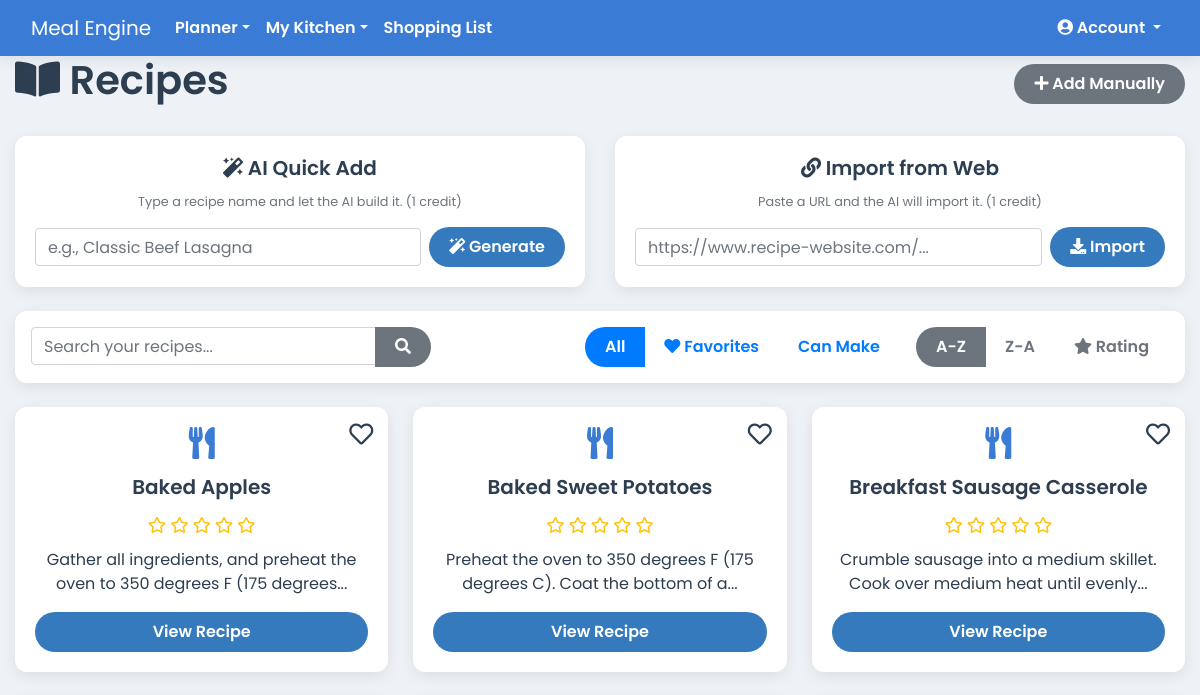
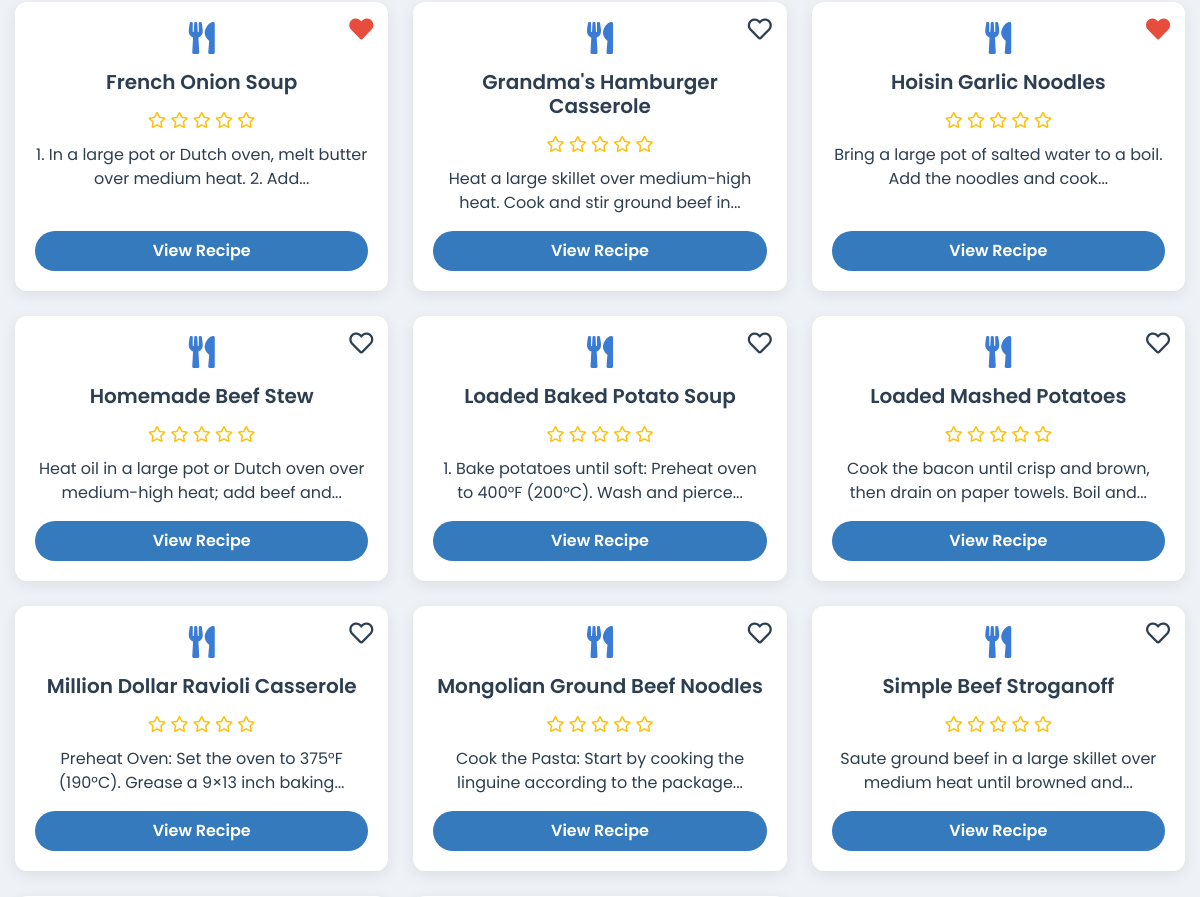
Before: /recipes (signed in, upper part) with the older database file (2 pictures, top to bottom).
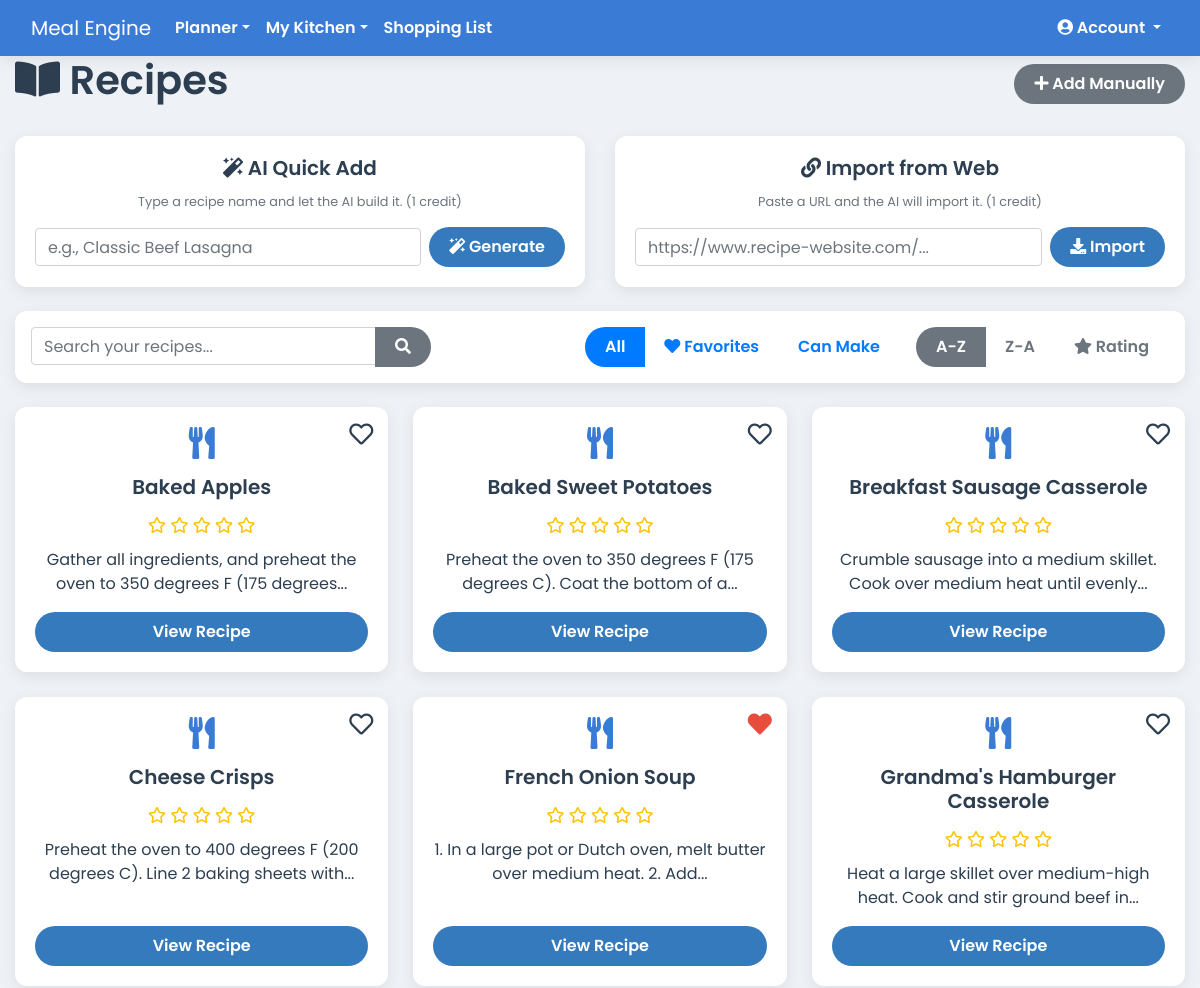
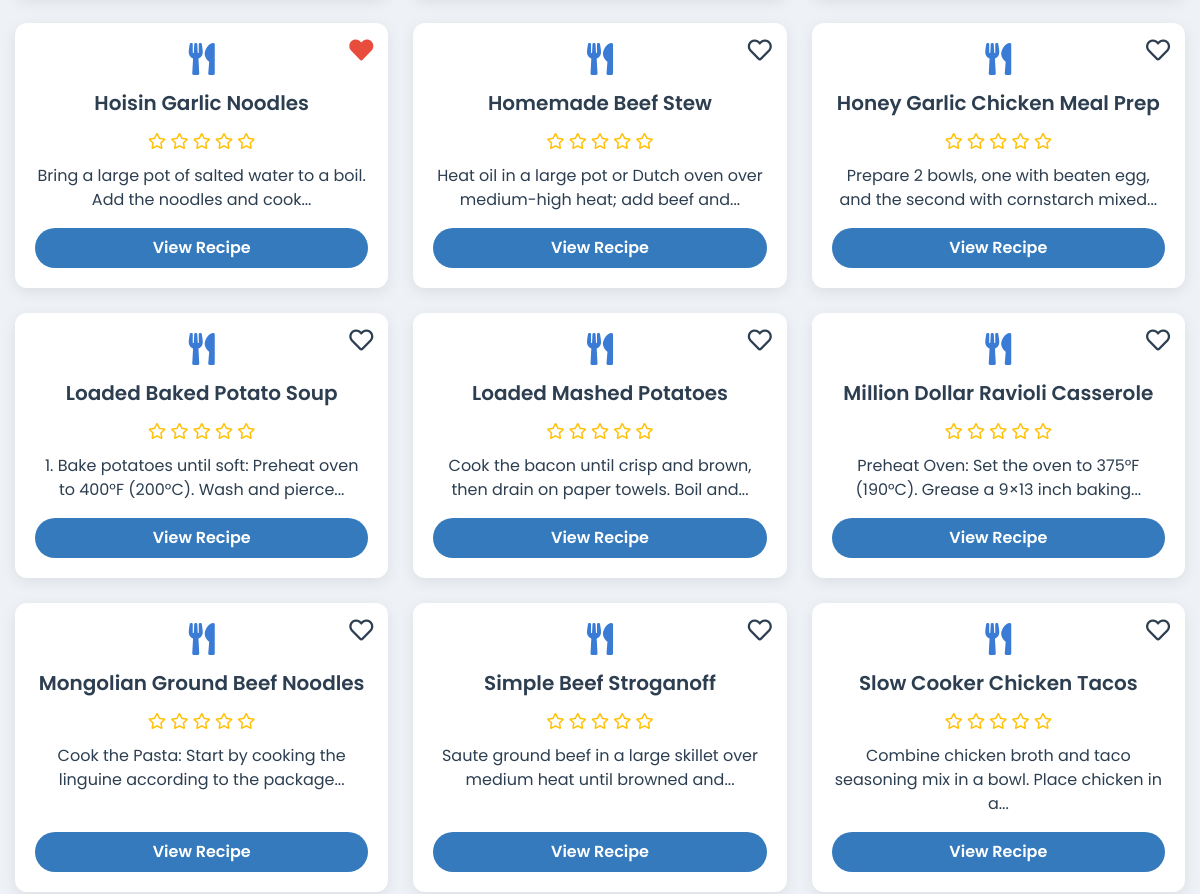
After: the same page with the newer database file (2 pictures, top to bottom).
### app.py (models this page shows)
class Recipe(db.Model):
    id = db.Column(db.Integer, primary_key=True)
    user_id = db.Column(db.Integer, db.ForeignKey('user.id'), nullable=False)
    household_id = db.Column(db.Integer, db.ForeignKey('household.id'), nullable=False)
    name = db.Column(db.String(100), nullable=False)
    instructions = db.Column(db.Text, nullable=False)
    servings = db.Column(db.Integer)
    prep_time = db.Column(db.String(50))
    cook_time = db.Column(db.String(50))
    is_favorite = db.Column(db.Boolean, default=False, nullable=False)
    meal_type = db.Column(db.String(50), nullable=False, default='Main Course')
    rating = db.Column(db.Integer, nullable=False, default=0)
    ingredients = db.relationship('RecipeIngredient', backref='recipe', lazy=True, cascade="all, delete-orphan")
    calories = db.Column(db.Float, nullable=True)
    protein = db.Column(db.Float, nullable=True)
    fat = db.Column(db.Float, nullable=True)
    carbs = db.Column(db.Float, nullable=True)

### app.py (the view)
@app.route('/recipes')
@login_required
def list_recipes():
    query = request.args.get('query', '')
    pantry_filter_active = request.args.get('filter') == 'pantry'
    favorites_filter_active = request.args.get('filter') == 'favorites'
    sort_order = request.args.get('sort', 'asc')
    base_query = Recipe.query.filter_by(household_id=current_user.household_id)
    if sort_order == 'desc':
        base_query = base_query.order_by(desc(Recipe.name))
    elif sort_order == 'rating':
        base_query = base_query.order_by(desc(Recipe.rating), Recipe.name)
    else:
        base_query = base_query.order_by(Recipe.name)
    if pantry_filter_active:
        pantry_items_in_stock = PantryItem.query.filter_by(household_id=current_user.household_id).filter(PantryItem.quantity > 0).all()
        pantry_ingredient_ids = {item.ingredient_id for item in pantry_items_in_stock}
        all_user_recipes = base_query.all()
        recipes = []
        for recipe in all_user_recipes:
            required_ingredient_ids = {ri.ingredient_id for ri in recipe.ingredients}
            if required_ingredient_ids and required_ingredient_ids.issubset(pantry_ingredient_ids):
                recipes.append(recipe)
    elif favorites_filter_active:
        recipes = base_query.filter_by(is_favorite=True).all()
    elif query:
        search_term = f"%{query}%"
        recipes = base_query.filter(db.or_(Recipe.name.ilike(search_term), Recipe.instructions.ilike(search_term))).all()
    else:
        recipes = base_query.all()
    return render_template('recipes.html', page_class='page-recipes', recipes=recipes, query=query, pantry_filter_active=pantry_filter_active, favorites_filter_active=favorites_filter_active, sort_order=sort_order)

### app.py (called while the page is built)
@app.context_processor
def inject_cache_buster():
    return dict(cache_buster=int(time.time()))

@app.before_request
def before_request():
    g.current_month_name = date.today().strftime('%B')

@login_manager.user_loader
def load_user(user_id):
    return db.session.get(User, int(user_id))

    @property
    def is_premium_or_elite(self):
        return self.subscription_plan in ['premium', 'elite']

### templates/recipes.html (shortened to what this page needs)
{% extends 'base.html' %}
{% block content %}
  <div class="d-flex justify-content-between align-items-center mb-4">
    <h1><i class="fas fa-book-open"></i> Recipes</h1>
    <a href="{{ url_for('add_recipe') }}" class="btn btn-secondary no-print"><i class="fas fa-plus"></i> Add Manually</a>
  </div>
  {% if current_user.subscription_plan == 'elite' or current_user.ai_credits > 0 %}
    <div class="row">
      <div class="col-md-6 mb-4">
          <div class="card h-100">
              <div class="card-body text-center">
                  <h5 class="card-title"><i class="fas fa-magic"></i> AI Quick Add</h5>
                  <p class="text-muted small">Type a recipe name and let the AI build it. (1 credit)</p>
                  <form action="{{ url_for('ai_quick_add') }}" method="POST" class="form-inline" id="ai-quick-add-form">
                      <div class="form-group flex-grow-1 mr-2">
                          <input type="text" name="recipe_name" class="form-control w-100" placeholder="e.g., Classic Beef Lasagna" required>
                      </div>
                      <button type="submit" class="btn btn-primary" id="ai-generate-btn"><i class="fas fa-magic"></i> Generate</button>
                  </form>
              </div>
          </div>
      </div>
      <div class="col-md-6 mb-4">
          <div class="card h-100">
              <div class="card-body text-center">
                  <h5 class="card-title"><i class="fas fa-link"></i> Import from Web</h5>
                   <p class="text-muted small">Paste a URL and the AI will import it. (1 credit)</p>
                  <form class="form-inline" id="import-url-form">
                      <div class="form-group flex-grow-1 mr-2">
                          <input type="url" id="recipe-url-input" class="form-control w-100" placeholder="https://www.recipe-website.com/..." required>
                      </div>
                      <button type="submit" class="btn btn-primary" id="import-url-btn"><i class="fas fa-download"></i> Import</button>
                  </form>
              </div>
          </div>
      </div>
    </div>
  {% else %}
    <div class="alert alert-warning text-center">
      <strong>You have used all of your AI credits for this month.</strong>
      <a href="{{ url_for('pricing') }}" class="alert-link font-weight-bold">Upgrade your plan to get more!</a>
    </div>
  {% endif %}
  <div class="card p-3 mb-4 no-print">
    <div class="d-flex justify-content-between align-items-center flex-wrap">
      <div class="flex-grow-1 mr-3 mb-2 mb-md-0" style="max-width: 400px;">
        <form method="GET" action="{{ url_for('list_recipes') }}" class="input-group">
          <input type="text" name="query" class="form-control" placeholder="Search your recipes..." value="{{ query or '' }}">
          <div class="input-group-append">
            <button type="submit" class="btn btn-secondary"><i class="fas fa-search"></i></button>
          </div>
        </form>
      </div>
      <div class="d-flex justify-content-end align-items-center">
        <div class="btn-group mr-3" role="group">
          <a href="{{ url_for('list_recipes', sort=sort_order, query=query) }}" class="btn btn-outline-primary {% if not pantry_filter_active and not favorites_filter_active %}active{% endif %}">All</a>
          <a href="{{ url_for('list_recipes', filter='favorites', sort=sort_order, query=query) }}" class="btn btn-outline-primary {% if favorites_filter_active %}active{% endif %}"><i class="fas fa-heart"></i> Favorites</a>
          <a href="{{ url_for('list_recipes', filter='pantry', sort=sort_order, query=query) }}" class="btn btn-outline-primary {% if pantry_filter_active %}active{% endif %}">Can Make</a>
        </div>
        <div class="btn-group" role="group">
          <a href="{{ url_for('list_recipes', sort='asc', filter=request.args.get('filter'), query=query) }}" class="btn btn-outline-secondary {% if sort_order == 'asc' %}active{% endif %}">A-Z</a>
          <a href="{{ url_for('list_recipes', sort='desc', filter=request.args.get('filter'), query=query) }}" class="btn btn-outline-secondary {% if sort_order == 'desc' %}active{% endif %}">Z-A</a>
          <a href="{{ url_for('list_recipes', sort='rating', filter=request.args.get('filter'), query=query) }}" class="btn btn-outline-secondary {% if sort_order == 'rating' %}active{% endif %}"><i class="fas fa-star"></i> Rating</a>
        </div>
      </div>
    </div>
  </div>
  {% if not recipes %}
    <div class="alert alert-warning">No recipes found. Add one manually or import one from the web!</div>
  {% else %}
    <div class="recipe-grid">
      {% for recipe in recipes %}
        <div class="card recipe-list-card">
          <i class="favorite-icon no-print {% if recipe.is_favorite %}fas fa-heart{% else %}far fa-heart{% endif %}"
             data-recipe-id="{{ recipe.id }}"
             title="Toggle Favorite"></i>
          <div class="recipe-card-body">
              <i class="fas fa-utensils fa-2x mb-3" style="color: var(--primary-blue);"></i>
              <h5>{{ recipe.name }}</h5>
               <div class="recipe-rating">
                  {% for i in range(1, 6) %}
                      <i class="{% if recipe.rating >= i %}fas fa-star{% else %}far fa-star{% endif %}"></i>
                  {% endfor %}
              </div>
          </div>
          <p class="mb-3">{{ recipe.instructions|truncate(80) }}</p>
          <a href="{{ url_for('view_recipe', recipe_id=recipe.id) }}" class="btn btn-primary mt-auto">View Recipe</a>
        </div>
      {% endfor %}
    </div>
  {% endif %}
{% endblock %}

### templates/base.html (shortened to what this page needs)
<!doctype html>
<html lang="en">
  <head>
    <link rel="stylesheet" href="https://stackpath.bootstrapcdn.com/bootstrap/4.5.2/css/bootstrap.min.css">
    <link rel="stylesheet" href="https://cdnjs.cloudflare.com/ajax/libs/font-awesome/5.15.3/css/all.min.css">
    <link rel="stylesheet" href="https://cdn.jsdelivr.net/npm/flatpickr/dist/flatpickr.min.css">
    <link rel="stylesheet" href="{{ url_for('static', filename='css/style.css') }}?v={{ cache_buster }}">
    <link rel="stylesheet" href="{{ url_for('static', filename='css/print.css') }}?v={{ cache_buster }}" media="print">
    <link rel="stylesheet" href="{{ url_for('static', filename='css/monthly_plan.css') }}?v={{ cache_buster }}">
  </head>
  <body class="{{ page_class or '' }}">
    <nav class="navbar navbar-expand-lg navbar-dark no-print">
      <div class="container-fluid">
        <a class="navbar-brand" href="{{ url_for('index') }}">Meal Engine</a>
        <div class="collapse navbar-collapse" id="navbarNav">
          <ul class="navbar-nav mr-auto">
            {% if current_user.is_authenticated %}
              <li class="nav-item dropdown">
                <a class="nav-link dropdown-toggle" href="#" id="plannerDropdown" role="button" data-toggle="dropdown" aria-haspopup="true" aria-expanded="false">Planner</a>
              </li>
              <li class="nav-item dropdown">
                <a class="nav-link dropdown-toggle" href="#" id="kitchenDropdown" role="button" data-toggle="dropdown" aria-haspopup="true" aria-expanded="false">My Kitchen</a>
              </li>
              <li class="nav-item"><a class="nav-link" href="{{ url_for('shopping_list') }}">Shopping List</a></li>
            {% endif %}
          </ul>
          <ul class="navbar-nav">
              {% if current_user.is_authenticated %}
                  <li class="nav-item dropdown">
                    <a class="nav-link dropdown-toggle" href="#" id="accountDropdown" role="button" data-toggle="dropdown" aria-haspopup="true" aria-expanded="false">
                      <i class="fas fa-user-circle"></i> Account
                    </a>
                  </li>
              {% else %}
                  <li class="nav-item"><a class="nav-link" href="{{ url_for('login') }}">Login</a></li>
                  <li class="nav-item"><a class="nav-link btn btn-primary ml-2" href="{{ url_for('signup') }}">Sign Up</a></li>
              {% endif %}
          </ul>
        </div>
      </div>
    </nav>
    <div class="container-fluid main-content-container">
      {% block content %}{% endblock %}
    </div>
  </body>
</html>

### static/css/style.css (style rules this page uses)
:root { --primary-blue: #3a7bd5; --secondary-blue: #357abd; --light-bg: #eef2f7; --card-bg: #ffffff; --text-dark: #2c3e50; --text-light: #5a6a7a; --danger-red: #e74c3c; --success-green: #2ecc71; --info-cyan: #1abc9c; --snack-teal: #20c997; --shadow: 0 4px 15px rgba(0, 0, 0, 0.08); }
body { font-family: 'Poppins', sans-serif; font-weight: 400; background-color: var(--light-bg); color: var(--text-dark); }
.navbar { background-color: var(--primary-blue) !important; box-shadow: var(--shadow); z-index: 1040; }
.navbar .nav-link { color: #ffffff !important; font-weight: 600; }
.btn { border-radius: 20px; padding: 8px 20px; border: none; font-weight: 600; transition: all 0.3s ease; }
.btn-primary { background-color: var(--secondary-blue); color: white; }
h1, h2, h3, h4, h5 { color: var(--text-dark); font-weight: 600; }
.card, .jumbotron { background-color: var(--card-bg); border: none; border-radius: 12px; box-shadow: var(--shadow); }
.card { transition: transform 0.2s ease-in-out, box-shadow 0.2s ease-in-out; }
.recipe-grid { display: grid; grid-template-columns: repeat(auto-fill, minmax(280px, 1fr)); gap: 25px; }
.recipe-list-card { padding: 20px; text-align: center; position: relative; }
.recipe-list-card h5 { margin-bottom: 15px; }
.recipe-rating { color: #ffc107; margin-bottom: 10px; }
.favorite-icon { cursor: pointer; transition: color 0.2s ease-in-out, transform 0.2s ease-in-out; }
.recipe-list-card .favorite-icon { position: absolute; top: 15px; right: 15px; font-size: 1.5rem; }
.favorite-icon.fas { color: var(--danger-red); }
.favorite-icon.far { color: var(--text-dark); }

Changed rows visible on the page:
added Recipe: is_favorite False (drawn), name "Cheese Crisps", rating 0 (drawn), instructions "Preheat the oven to 400 degrees F (200 degrees C). Line 2 baking sheets with..."
added Recipe: is_favorite False (drawn), name "Honey Garlic Chicken Meal Prep", rating 0 (drawn), instructions "Prepare 2 bowls, one with beaten egg, and the second with cornstarch mixed..."
now on this page (row unchanged): Recipe: is_favorite False (drawn), name "Slow Cooker Chicken Tacos", rating 0 (drawn), instructions "Combine chicken broth and taco seasoning mix in a bowl. Place chicken in a..."
